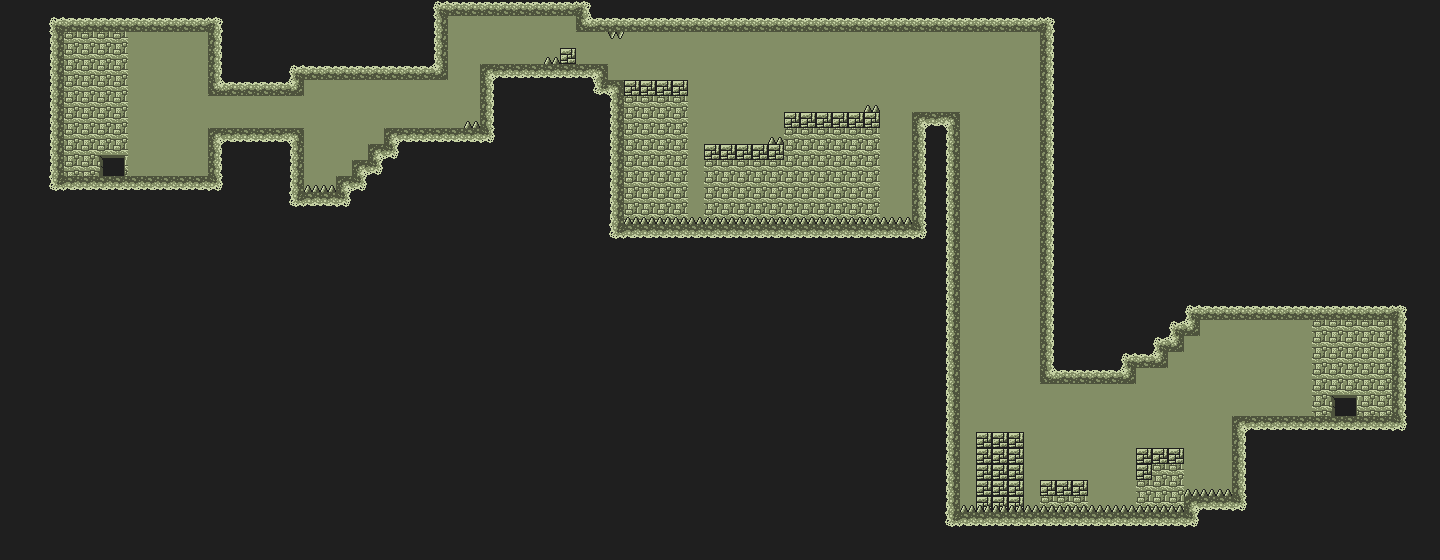

A level layout from a 2D game, rendered from its tile map. Below: a short description, then the map file with tile-grid data replaced by summaries:
An orthogonal 90x35 tile map with 16x16 px tiles, 2 tile layers (BackGround, Cave), 1 hidden layer not drawn, 2 tilesets and 55 objects (36x GROUND, 9x ATTACK, 4x GUARD, 2x BAT).

<map version="1.2" tiledversion="1.2.5" orientation="orthogonal" renderorder="right-down" width="90" height="35" tilewidth="16" tileheight="16" infinite="0" nextlayerid="9" nextobjectid="68">
 <tileset firstgid="1" name="Dungeon" tilewidth="16" tileheight="16" tilecount="45" columns="9">
  <image source="dungeon_tileset.png" width="150" height="80" />
 </tileset>
 <tileset firstgid="46" name="Pathfinding" tilewidth="16" tileheight="16" tilecount="4" columns="4">
  <image source="path_tileset.png" width="64" height="16" />
 </tileset>
 <objectgroup id="4" name="CheckPoints">
  <properties>
   <property name="size" value="4" />
  </properties>
  <object id="52" x="112" y="176">
   <point />
  </object>
  <object id="53" x="656" y="64">
   <point />
  </object>
  <object id="54" x="992" y="416">
   <point />
  </object>
  <object id="55" x="1344" y="400">
   <point />
  </object>
 </objectgroup>
 <objectgroup id="3" name="Colliders">
  <object id="1" type="GROUND" x="0" y="0" width="64" height="272" />
  <object id="3" type="GROUND" x="64" y="0" width="144" height="32" />
  <object id="4" type="GROUND" x="64" y="176" width="144" height="96" />
  <object id="5" type="GROUND" x="208" y="0" width="96" height="96" />
  <object id="6" type="GROUND" x="208" y="128" width="96" height="144" />
  <object id="7" type="GROUND" x="304" y="0" width="144" height="80" />
  <object id="8" type="GROUND" x="304" y="192" width="32" height="80" />
  <object id="9" type="GROUND" x="336" y="176" width="288" height="96" />
  <object id="10" type="GROUND" x="352" y="160" width="272" height="16" />
  <object id="11" type="GROUND" x="368" y="144" width="256" height="16" />
  <object id="12" type="GROUND" x="384" y="128" width="240" height="16" />
  <object id="13" type="GROUND" x="480" y="64" width="112" height="64" />
  <object id="14" type="GROUND" x="592" y="64" width="16" height="64" />
  <object id="15" type="GROUND" x="608" y="80" width="16" height="48" />
  <object id="16" type="GROUND" x="448" y="0" width="128" height="16" />
  <object id="19" type="GROUND" x="576" y="0" width="464" height="32" />
  <object id="20" type="GROUND" x="624" y="224" width="288" height="48" />
  <object id="22" type="GROUND" x="624" y="80" width="64" height="16" />
  <object id="23" type="GROUND" x="704" y="144" width="80" height="16" />
  <object id="24" type="GROUND" x="784" y="112" width="96" height="16" />
  <object id="25" type="GROUND" x="912" y="112" width="48" height="400" />
  <object id="26" type="GROUND" x="1040" y="0" width="80" height="384" />
  <object id="27" type="GROUND" x="1120" y="0" width="16" height="384" />
  <object id="28" type="GROUND" x="1136" y="0" width="32" height="368" />
  <object id="29" type="GROUND" x="1168" y="0" width="16" height="352" />
  <object id="30" type="GROUND" x="1184" y="0" width="16" height="336" />
  <object id="31" type="GROUND" x="1200" y="0" width="192" height="320" />
  <object id="33" type="GROUND" x="1392" y="0" width="48" height="416" />
  <object id="34" type="GROUND" x="1232" y="416" width="160" height="192" />
  <object id="35" type="GROUND" x="1184" y="496" width="48" height="112" />
  <object id="36" type="GROUND" x="960" y="512" width="224" height="96" />
  <object id="37" type="GROUND" x="976" y="432" width="48" height="64" />
  <object id="38" type="GROUND" x="1040" y="480" width="48" height="16" />
  <object id="39" type="GROUND" x="1152" y="448" width="32" height="16" />
  <object id="40" type="ATTACK" x="304" y="185" width="32" height="7" />
  <object id="42" type="ATTACK" x="464" y="121" width="16" height="7" />
  <object id="44" type="ATTACK" x="608" y="32" width="16" height="7" />
  <object id="45" type="ATTACK" x="768" y="137" width="16" height="7" />
  <object id="47" type="ATTACK" x="866" y="106" width="14" height="6" />
  <object id="48" type="ATTACK" x="624" y="217" width="304" height="7" />
  <object id="50" type="ATTACK" x="960" y="505" width="224" height="7" />
  <object id="51" type="ATTACK" x="1184" y="480" width="48" height="16" />
  <object id="56" type="ATTACK" x="546" y="58" width="12" height="6" />
  <object id="58" type="GROUND" x="1136" y="448" width="16" height="32" />
  <object id="59" type="GROUND" x="560" y="48" width="16" height="16" />
 </objectgroup>
 <layer id="5" name="BackGround" width="90" height="35">
  <properties>
   <property name="toDraw" value="true" />
  </properties>
  <data>[3150 cells, 3150 non-empty, 10 distinct tile ids]</data>
 </layer>
 <layer id="6" name="Cave" width="90" height="35">
  <properties>
   <property name="toDraw" value="true" />
  </properties>
  <data>[3150 cells, 361 non-empty, 15 distinct tile ids]</data>
 </layer>
 <layer id="7" name="Pathfinding" width="90" height="35" visible="0">
  <properties>
   <property name="toDraw" value="false" />
  </properties>
  <data>[3150 cells, 3150 non-empty, 4 distinct tile ids]</data>
 </layer>
 <objectgroup id="8" name="Enemies">
  <object id="60" name="GUARD" x="248" y="120">
   <point />
  </object>
  <object id="62" name="BAT" x="1088" y="392">
   <point />
  </object>
  <object id="63" name="GUARD" x="1280" y="408">
   <point />
  </object>
  <object id="64" name="BAT" x="384" y="88">
   <point />
  </object>
  <object id="65" name="GUARD" x="832" y="104">
   <point />
  </object>
  <object id="66" name="GUARD" x="528" y="56">
   <point />
  </object>
 </objectgroup>
</map>
